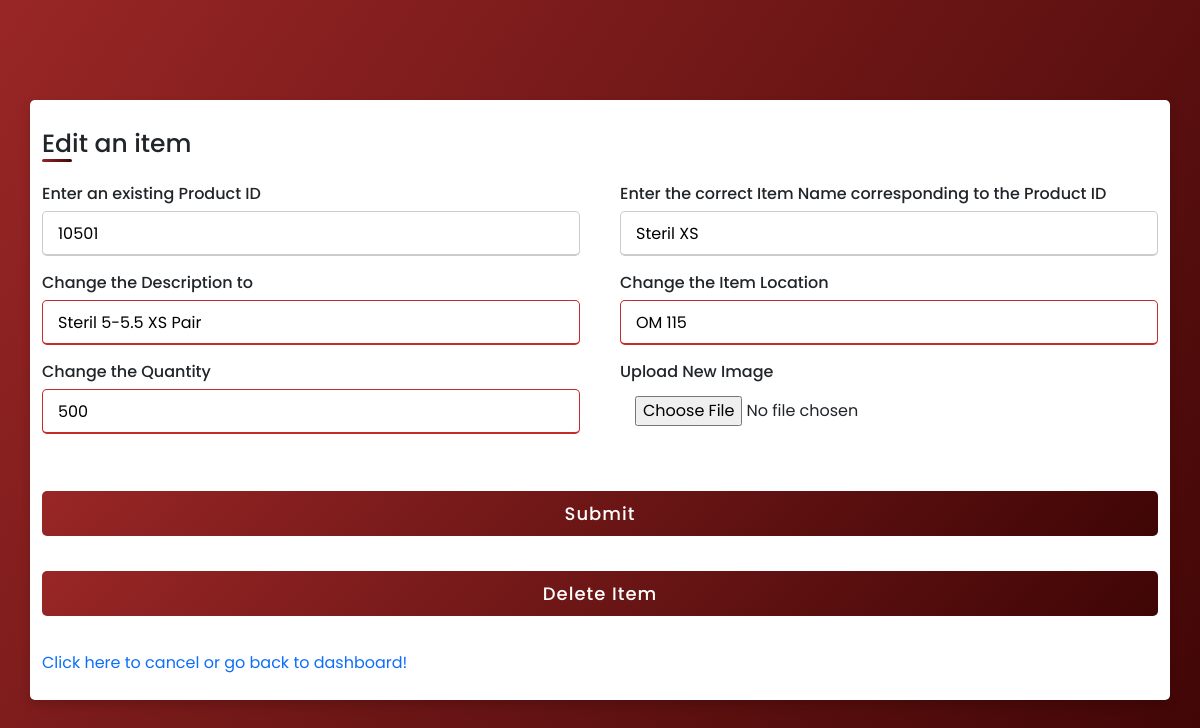
Page /user/Inventory/Edit_Check/1 (signed in) on the committed database.
### website/models.py (models this page shows)
class Inventory(db.Model):
    id = db.Column(db.Integer, primary_key=True)
    product_id = db.Column(db.String(5), unique=True)
    product_name = db.Column(db.String(26))
    date_added = db.Column(db.DateTime(timezone=True), default=func.now())
    desc=db.Column(db.String(200))
    i_loc=db.Column(db.String(200))
    quantity= db.Column(db.Integer)
    group= db.Column(db.String(26))
    subgroup=db.Column(db.String(26))
    dispose=db.Column(db.Boolean)
    tracklow=db.Column(db.Boolean)
    lownum=db.Column(db.Integer)
    Creator = db.Column(db.Integer, db.ForeignKey('user.id', ondelete="CASCADE"),nullable=False) ##foreign key relationship //id of who added it.

### website/views.py (the view)
@views.route("/user/Inventory/Edit_Check/<id>")
@login_required
def edit_check(id):
    if session.get("id",None) is not None:
        product = Inventory.query.filter_by(id = id).first()
        return render_template("edit.html",user=current_user, data = product)
    else:
        flash("You do not have access to this page!", category="error")
        return redirect(url_for('views.home'))

### website/templates/edit.html (shortened to what this page needs)
<!DOCTYPE html>
<html lang="en" dir="ltr">
  <head>
    <link rel= "stylesheet" type= "text/css" href= "{{ url_for('static',filename='styles1.css') }}">
    <link href="https://cdn.jsdelivr.net/npm/bootstrap@5.1.3/dist/css/bootstrap.min.css" rel="stylesheet">
   </head>
<body>
  <div class="container">
    <div class="title">Edit an item</div>
    <div class="content">
      {% if session['ISstaff'] and session['id'] %}
      <form action="/user/Inventory/Edit" method="POST" enctype="multipart/form-data">
         <div class="user-details">
          {% if data %}
          <div class="input-box">
            <span class="details">Enter an existing Product ID</span>
            <input type="text" id="product_id" name ="product_id" placeholder={{data.product_id}} value={{data.product_id}} required readonly>
          </div>
          <div class="input-box">
            <span class="details">Enter the correct Item Name corresponding to the Product ID</span>
            <input type="text" id="product_name" name ="product_name" placeholder={{data.product_name}} value="{{data.product_name}}" required readonly>
          </div>
          <div class="input-box">
            <span class="details">Change the Description to </span>
            <input type="text"  id="desc" name ="desc" placeholder={{data.desc}} value="{{data.desc}}" required>
          </div>
          <div class="input-box">
            <span class="details">Change the Item Location</span>
            <input type="text"  id="i_loc" name ="i_loc" placeholder={{data.i_loc}} value="{{data.i_loc}}" required>
          </div>
          <div class="input-box">
            <span class="details">Change the Quantity</span>
            <input type="text"  id="quantity" name ="quantity" placeholder={{data.quantity}} value={{data.quantity}} required>
          </div>
          <div class="input-box2">
            <span class="details">Upload New Image</span>
            <input type="file" name="file" autocomplete="off">
          </div>
          {% endif %}
        </div>
        <div class="button">
          <input type="submit" name="submit_button" value="Submit">
        </div>
        <div class = "button">
          <input type="submit" name="submit_button" value="Delete Item">
        </div>
        <div>
            <a style="text-decoration:none" style="align-items:center" href="{{url_for('views.user')}}">Click here to cancel or go back to dashboard!</a>
        </div>
      {% else %}
        <div>
          <a style="text-decoration:none" style="align-items:center" href="{{url_for('views.user')}}">You don't have access to edit an item!</a>
      </div>
      {% endif %}
      </form>
    </div>
  </div>
</body>
</html>

### website/static/styles1.css (style rules this page uses)
* { margin: 0; padding: 0; box-sizing: border-box; font-family: 'Poppins',sans-serif; }
body { height: 100vh; display: flex; justify-content: center; align-items: center; padding: 10px; background: linear-gradient(125deg, #992626, #3f0505); }
.container { max-width: 700px; width: 100%; background-color: #fff; padding: 25px 30px; border-radius: 5px; box-shadow: 0 5px 10px rgba(0,0,0,0.15); }
.container .title { font-size: 25px; font-weight: 500; position: relative; }
.container .title::before { content: ""; position: absolute; left: 0; bottom: 0; height: 3px; width: 30px; border-radius: 5px; background: linear-gradient(135deg, #992626, #3f0505); }
.content form .user-details { display: flex; flex-wrap: wrap; justify-content: space-between; margin: 20px 0 12px 0; }
form .user-details .input-box { margin-bottom: 15px; width: calc(100% / 2 - 20px); }
form .input-box span.details { display: block; font-weight: 500; margin-bottom: 5px; }
.user-details .input-box input { height: 45px; width: 100%; outline: none; font-size: 16px; border-radius: 5px; padding-left: 15px; border: 1px solid #ccc; border-bottom-width: 2px; transition: all 0.3s ease; }
form .user-details .input-box2 { margin-bottom: 15px; width: calc(100% / 2 - 20px); }
form .input-box2 span.details { display: block; font-weight: 500; margin-bottom: 12px; }
.user-details .input-box2 input { height: 45px; width: 100%; outline: none; font-size: 16px; border-radius: 5px; padding-left: 15px; border-bottom-width: 2px; transition: all 0.3s ease; }
.user-details .input-box input:focus, .user-details .input-box input:valid { border-color: #c52b2b; }
form .button { height: 45px; margin: 35px 0 }
form .button input { height: 100%; width: 100%; border-radius: 5px; border: none; color: #fff; font-size: 18px; font-weight: 500; letter-spacing: 1px; cursor: pointer; transition: all 0.3s ease; background: linear-gradient(135deg, #992626, #3f0505); }

### rows in the picture
Inventory: product_id "10501", product_name "Steril XS", desc "Steril 5-5.5 XS Pair", i_loc "OM 115", quantity "500"
